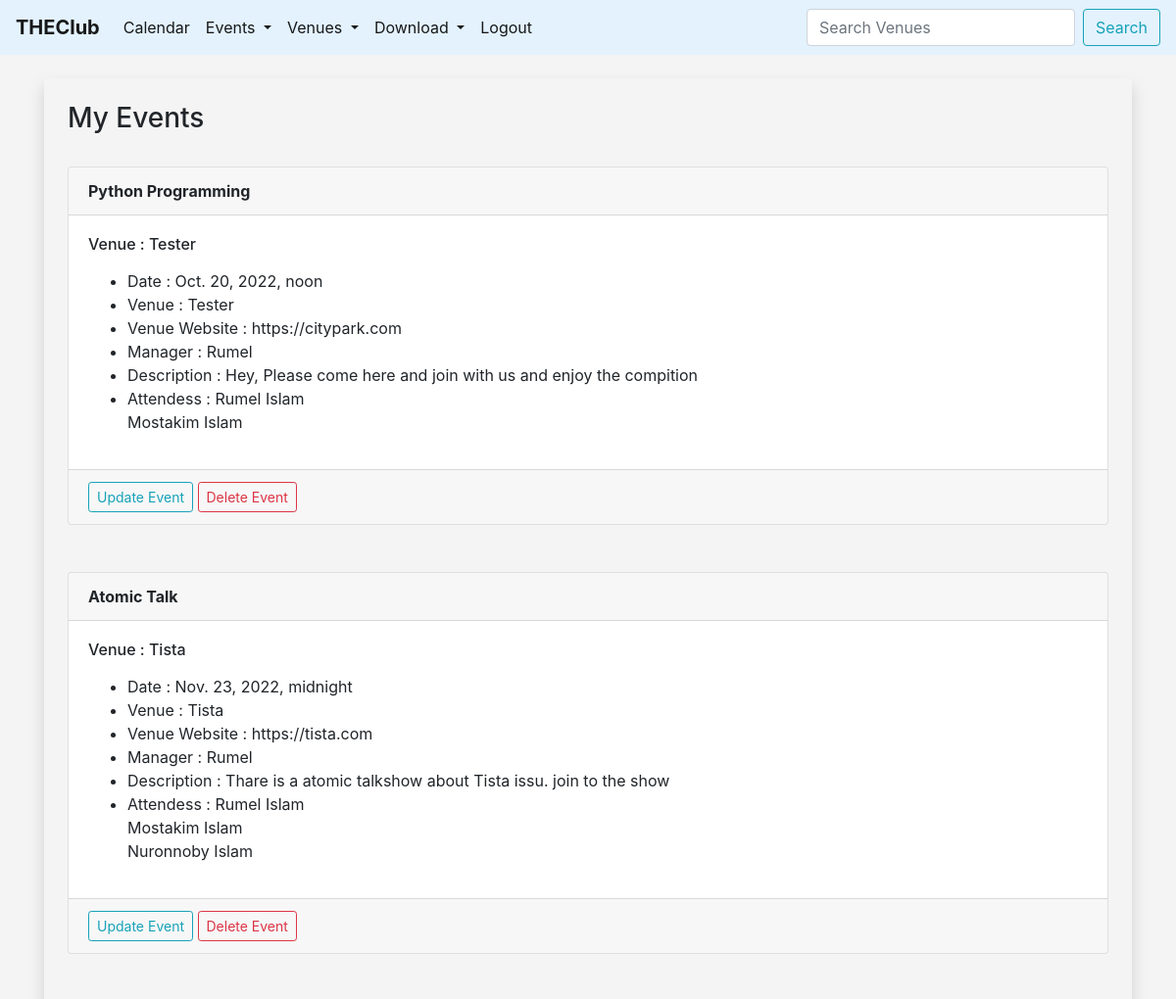
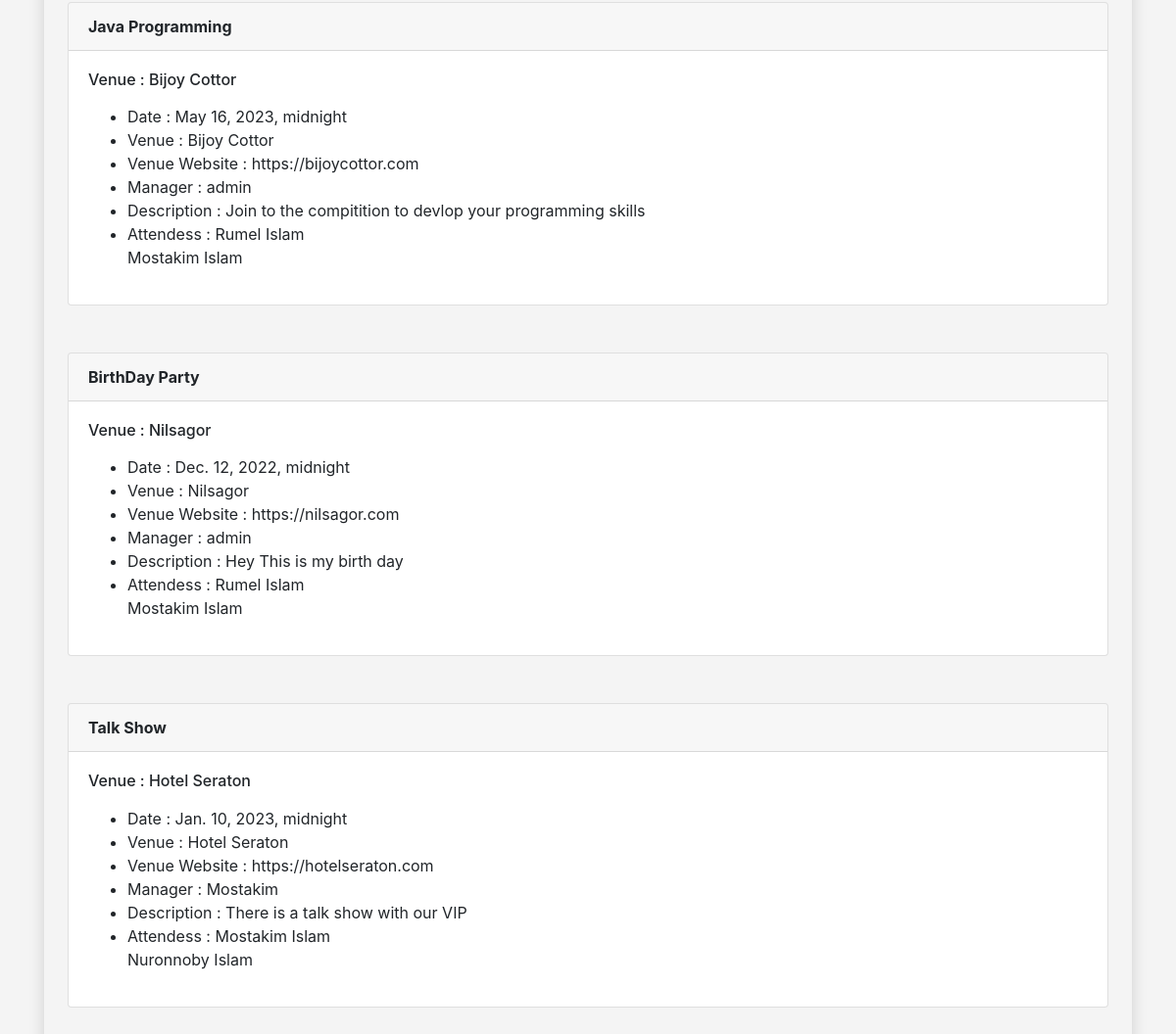
/my_events (signed in), run on the app's committed database (2 pictures, top to bottom).
### events/models.py (models this page shows, shortened)
class Event(models.Model):
	name = models.CharField('Event Name', max_length=120)
	event_date = models.DateTimeField('Event Date')
	venue = models.ForeignKey(Venue, blank=True, null=True, on_delete=models.CASCADE)
	manager = models.ForeignKey(User, blank=True, null=True, on_delete=models.SET_NULL)
	description = models.TextField(blank=True)
	attendess = models.ManyToManyField(MyClubUser, blank=True)
	approved = models.BooleanField('Approved', default=False)
	def __str__(self):
		return self.name

class Venue(models.Model):
	name = models.CharField('Venue Name', max_length=120)
	address = models.CharField(max_length=300)
	Zip_code = models.CharField('Zip Code', max_length=10, blank=True)
	phone = models.CharField('Contuct Phone', max_length=20)
	web = models.URLField('Website Address', blank=True)
	email_address = models.EmailField('Email Address')
	owner = models.IntegerField('Venue Owner', blank=False, default=1)
	venue_image = models.ImageField(null=True, blank=True, upload_to="images/")
	def __str__(self):
		return self.name

class MyClubUser(models.Model):
	first_name = models.CharField(max_length=30)
	last_name = models.CharField(max_length=20)
	email = models.EmailField('User Email')
	def __str__(self):
		return self.first_name + ' ' + self.last_name

### events/views.py (the view)
# urls.py: path('my_events', views.my_events, name='my-events'),
def my_events(request):
	if request.user.is_authenticated:
		me = request.user.id
		events = Event.objects.filter(attendess=me)
		context = {
			'events': events
		}
		return render(request, 'events/my_events.html', context)
	else:
		messages.success(request,("You aren't Authorized to View This Page! Please Register or Login to View This Page"))
		return redirect('home')

### events/templates/events/my_events.html
{% extends 'events/base.html' %}
{% block content %}
<div class="shadow p-4 md-5 bg-body rounded">
    <h3>My Events </h3><br>
        {% for event in events %}
            <div class="card">
      <div class="card-header">
        <strong>{{ event }}</strong>
      </div>
      <div class="card-body">
        <h6 class="card-title">Venue : {{ event.venue }}</h6>
        <p class="card-text">
        <ul>
            <li>Date : {{ event.event_date }}</li>
            <li>Venue : {{ event.venue }}</li>
            <li>Venue Website : {{ event.venue.web }}</li>
            <li>Manager : {{ event.manager }}</li>
            <li>Description : {{ event.description }}</li>
            <li>Attendess :
            {% for user in event.attendess.all %}
            {{ user }} <br>
            {% endfor %}</li>
          </ul>
        </p>
      </div>
      {% if user.is_authenticated %}
        {% if user == event.manager %}
            <div class="card-footer text-muted">
            <a href="{% url 'update-event' event.id %}" class="btn btn-outline-info btn-sm">Update Event</a>
            <a href="{% url 'delete-event' event.id %}" class="btn btn-outline-danger btn-sm">Delete Event</a>
            </div>
        {% endif %}
      {% endif %}
    </div>
    <br><br>
        {% endfor %}
</div><br>
{% endblock %}

### events/templates/events/base.html (style rules this page uses)
body { background: #f4f4f4; }

### data on the page
Event: name "Python Programming", venue "Tester", event_date "Oct. 20, 2022, noon", venue.web "https://citypark.com", manager "Rumel", description "Hey, Please come here and join with us and enjoy the compition", shows "Update Event"
MyClubUser: first_name+last_name "Rumel Islam"
MyClubUser: first_name+last_name "Mostakim Islam"
Event: name "Atomic Talk", venue "Tista", event_date "Nov. 23, 2022, midnight", venue.web "https://tista.com", manager "Rumel", description "Thare is a atomic talkshow about Tista issu. join to the show", shows "Update Event"
MyClubUser: first_name+last_name "Nuronnoby Islam"
Event: name "Java Programming", venue "Bijoy Cottor", event_date "May 16, 2023, midnight", venue.web "https://bijoycottor.com", manager "admin", description "Join to the compitition to devlop your programming skills"
Event: name "BirthDay Party", venue "Nilsagor", event_date "Dec. 12, 2022, midnight", venue.web "https://nilsagor.com", manager "admin", description "Hey This is my birth day"
Event: name "Talk Show", venue "Hotel Seraton", event_date "Jan. 10, 2023, midnight", venue.web "https://hotelseraton.com", manager "Mostakim", description "There is a talk show with our VIP"
